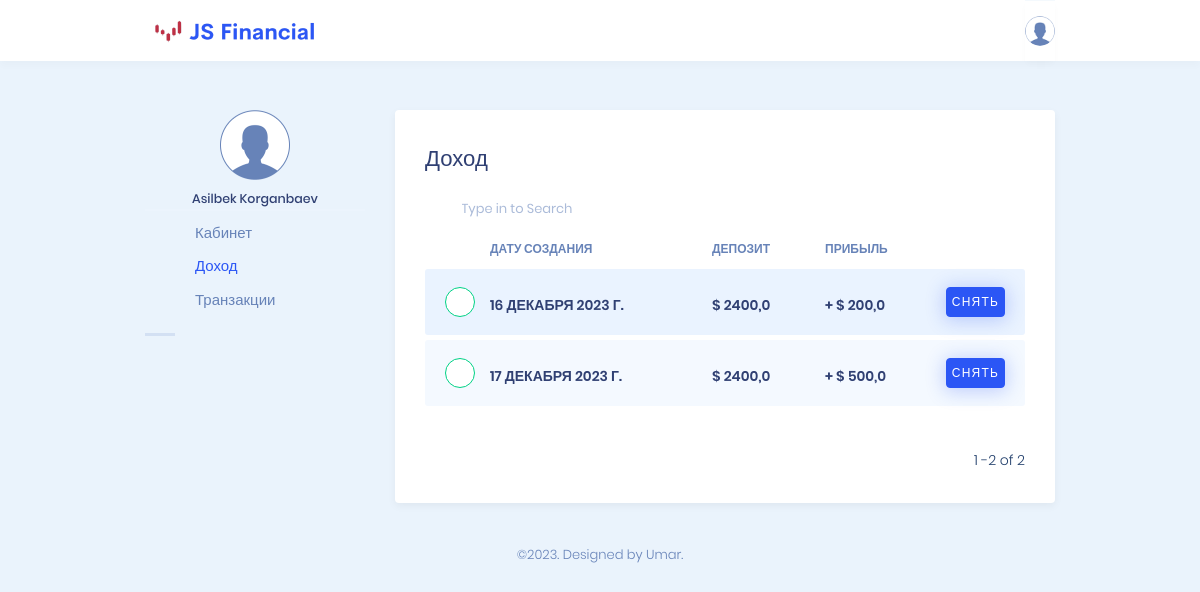
/profit (signed in), run on the app's committed database.
### main/models.py (models this page shows, shortened)
class UserProfile(models.Model):
    name = models.CharField(max_length=100)
    second_name = models.CharField(max_length=100)
    email = models.EmailField()
    phone = models.CharField(max_length=20)
    card_number = models.CharField(max_length=20)
    password = models.CharField(max_length=255)
    invest_sum = models.FloatField(blank=True, default=0.0)

class UserProfit(models.Model):
    user = models.ForeignKey(UserProfile, on_delete=models.CASCADE)
    date = models.DateField(blank=True, default=datetime.now())
    profit = models.FloatField(blank=True, default=0.0)

### main/views.py (the view, shortened to what this page needs)
# urls.py: path('profit', dohodHandler),
def dohodHandler(request):
    user_id = request.session.get('user_id', None)
    active_user = None
    if user_id:
        active_user = UserProfile.objects.get(id=int(user_id))
    profits = UserProfit.objects.filter(user__id = active_user.id)
    return render(request, 'add/transactions.html', {
        'active_user': active_user,
        'profits': profits,
    })

### template/add/transactions.html (shortened to what this page needs)
<!DOCTYPE html>
<html lang="zxx" class="js">
<head>
    <link rel="stylesheet" href="/static/assets/css/vendor.bundle.css?ver=110">
    <link rel="stylesheet" href="/static/assets/css/style.css?ver=110">
</head>
<body class="user-dashboard">
    <div class="topbar">
        <div class="container">
            <div class="d-lg-flex align-items-center justify-content-between">
                <div class="topbar-lg d-none d-lg-block">
                    <div class="site-logo">
                        <a href="/" class="site-brand">
                            <img src="/static/images/logo.png" alt="logo" srcset="/static/images/logo2x.png 2x">
                        </a>
                    </div>
                </div>
                <div class="topbar-action d-none d-lg-block">
                    <ul class="topbar-action-list">
                        <li class="dropdown topbar-action-item topbar-action-user">
                            <a href="#" data-bs-toggle="dropdown"> <img class="icon" src="/static/images/user-thumb-sm.png" alt="thumb"> </a>
                        </li>
                    </ul>
                </div>
            </div>
        </div>
    </div>
    <div class="user-wraper">
        <div class="container">
            <div class="d-flex">
                <div class="user-sidebar">
                    <div class="user-box d-none d-lg-block">
                        <div class="user-image">
                            <img src="/static/images/user-thumb-lg.png" alt="thumb">
                        </div>
                        <h6 class="user-name">{{ active_user.name }} {{ active_user.second_name }} </h6>
                    </div>
                     <ul class="user-dropdown-links">
                                    <li><a href="/cabinet"><i class="ti ti-user"></i>Кабинет</a></li>
                                    <li><a href="/profit"><i class="ti ti-pie-chart"></i>Доход</a></li>
                                    <li><a href="/transaction"><i class="ti ti-control-shuffle"></i>Транзакции</a></li>
                                </ul>
                    <div class="user-sidebar-sap"></div>
                </div>
                <div class="user-content">
                    <div class="user-panel">
                        <h2 class="user-panel-title">Доход</h2>
                        <table class="data-table tranx-table">
                            <thead>
                                <tr>
                                    <th class="tranx-status"></th>
                                    <th class="tranx-no"><span>Дату создания</span></th>
                                    <th class="tranx-amount"><span>Депозит</span></th>
                                    <th class="tranx-token"><span>Прибыль</span></th>
                                    <th class="tranx-action"></th>
                                </tr>
                            </thead>
                            <tbody>
                                {% for pr in profits %}
                                <tr>
                                    <td class="tranx-status tranx-status-approved"><span class="d-none">Approved</span><em class="ti ti-check"></em></td>
                                    <td class="tranx-no"><span>{{ pr.date }}</span></td>
                                    <td class="tranx-amount"><span>$ {{ pr.user.invest_sum }} </span></td>
                                    <td class="tranx-token"><span>+ $ {{ pr.profit }} </span></td>
                                    <td class="tranx-action">
                                        <button data-bs-toggle="modal" style="padding:2px 5px;font-size:12px;margin-right:20px" class="btn btn-primary" data-bs-target="#tranxApproved{{ pr.id }} ">снять</button>
                                    </td>
                                </tr>
    </div>
                                {% endfor %}
                    </div>
                </div>
            </div>
    <div class="footer-bar">
        <div class="container">
            <div class="row">
                <div class="col-lg-12" style="text-align: center;">
                        <div class="copyright-text copyright-text-s2">©2023. Designed  by <a href="https://umar.kz/">Umar</a>.</div>
                    </div>
            </div>
        </div>
    </div>
</body>
</html>

### data on the page
UserProfile: name "Asilbek", second_name "Korganbaev"
UserProfit: date "16 ДЕКАБРЯ 2023 Г.", user.invest_sum "2400,0", profit "200,0"
UserProfit: date "17 ДЕКАБРЯ 2023 Г.", user.invest_sum "2400,0", profit "500,0"
